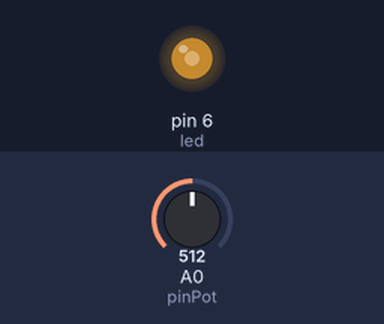
Simulated run of this sketch. Board: Arduino Uno, built with avr-gcc and run on an emulated ATmega328P. On the bench: output pins drawn as LEDs (lit = HIGH). The inputs (shaded band) are chosen by the test bench; at power-on: A0 (pinPot) = 512.

Above: at 1.2 s.
1.3 s: A0 (pinPot) set to 716
At 2.5 s:
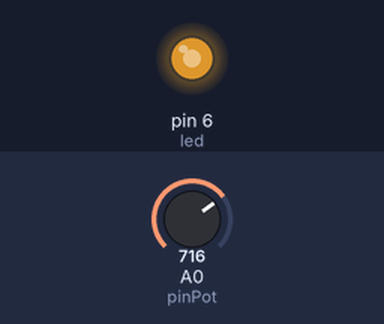
2.8 s: A0 (pinPot) set to 900
At 3.8 s:
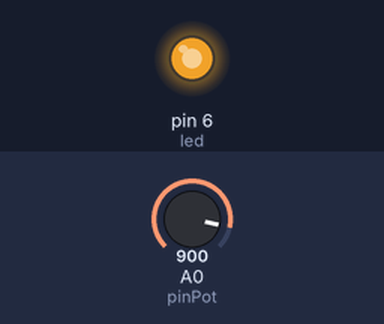
4.3 s: A0 (pinPot) set to 122
At 5.0 s:
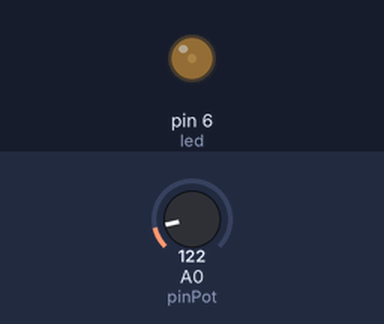
5.8 s: A0 (pinPot) set to 0
At 6.1 s:
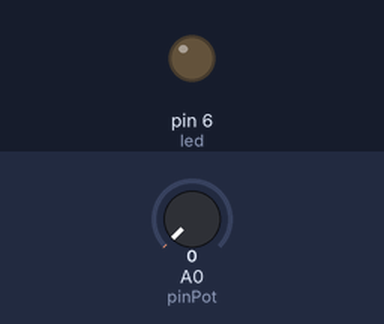
7.3 s: A0 (pinPot) set to 511
At 8.5 s:
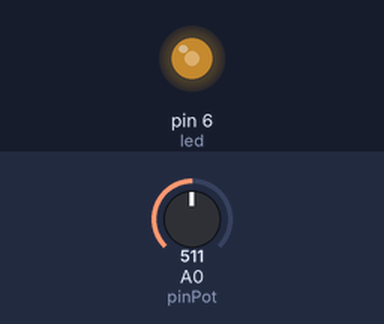
Timing chart, 0 to 9.8 s (numbered marks = the images above; inputs shaded):
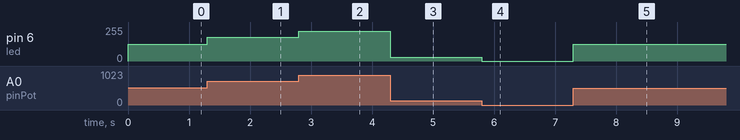

The sketch:

POTENTIOMETER_LED.ino
```cpp
// deklarasi pin output LED || fyi =negasi bisa menghasilkan voltase 0V-5V
int led = 6;
// deklarasi pin input POT
int pinPot =  A0;
// deklarasi nilai potensiometer
int potVal = 0;

void setup() {
  // pin LED 6 sebagai output
  pinMode(led, OUTPUT);
}

void loop() {
  // membaca input pin analog yang masuk
  potVal = analogRead(pinPot);
  // range nilai potensiometer dari analog ke digital
  potVal = map(potVal, 0, 1023, 0, 255);

  // menyalakan LED (pin, nilai atau kondisi) redup terang
  analogWrite(led, potVal);

  // logika menyalakan LED jika menggunakan syarat nilai potensio
  /*
  if (potVal == 255) {
    analogWrite(led, HIGH);
  }
  else
  {
    analogWrite(led, LOW);
  }*/
}
```

Measured:
- after the input at 1.3 s, pin 6 (led): 127/255 → 178/255 at once
- after the input at 2.8 s, pin 6 (led): 178/255 → 224/255 at once
- after the input at 4.3 s, pin 6 (led): 224/255 → 30/255 at once
- after the input at 5.8 s, pin 6 (led): 30/255 → 0/255 at once
- after the input at 7.3 s, pin 6 (led): 0/255 → 127/255 at once
